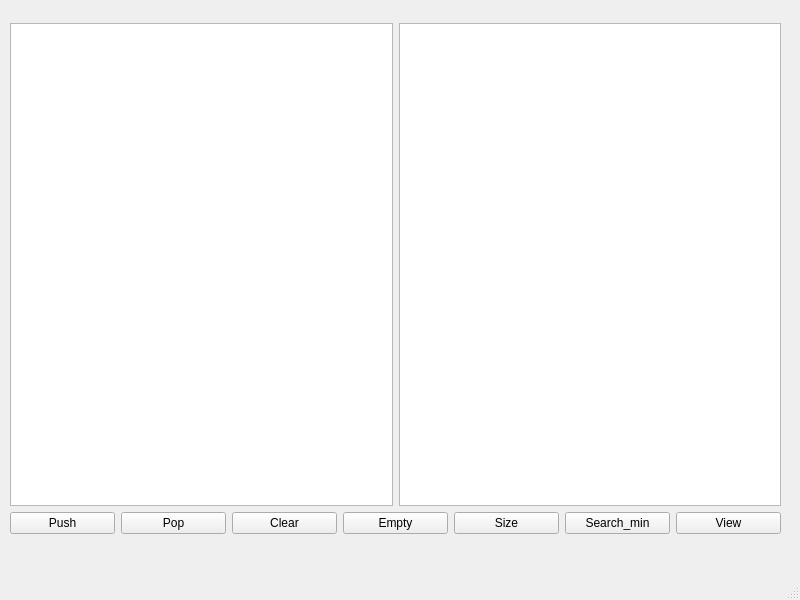
<?xml version="1.0" encoding="UTF-8"?>
<ui version="4.0">
 <class>MainWindow</class>
 <widget class="QMainWindow" name="MainWindow">
  <property name="geometry">
   <rect>
    <x>0</x>
    <y>0</y>
    <width>800</width>
    <height>600</height>
   </rect>
  </property>
  <property name="windowTitle">
   <string>Queue</string>
  </property>
  <widget class="QWidget" name="centralwidget">
   <widget class="QWidget" name="">
    <property name="geometry">
     <rect>
      <x>10</x>
      <y>23</y>
      <width>771</width>
      <height>511</height>
     </rect>
    </property>
    <layout class="QGridLayout" name="gridLayout_3">
     <item row="0" column="0">
      <layout class="QGridLayout" name="gridLayout">
       <item row="0" column="0">
        <widget class="QTextBrowser" name="first_queue">
         <property name="styleSheet">
          <string notr="true">color: rgb(85, 0, 0);
font: 700 18pt &quot;Segoe UI&quot;;</string>
         </property>
        </widget>
       </item>
       <item row="0" column="1">
        <widget class="QTextBrowser" name="second_queue">
         <property name="styleSheet">
          <string notr="true">color: rgb(85, 0, 0);
font: 700 18pt &quot;Segoe UI&quot;;</string>
         </property>
        </widget>
       </item>
      </layout>
     </item>
     <item row="1" column="0">
      <layout class="QGridLayout" name="gridLayout_2">
       <item row="0" column="0">
        <widget class="QPushButton" name="PushButton">
         <property name="text">
          <string>Push</string>
         </property>
        </widget>
       </item>
       <item row="0" column="1">
        <widget class="QPushButton" name="PopButton">
         <property name="text">
          <string>Pop</string>
         </property>
        </widget>
       </item>
       <item row="0" column="2">
        <widget class="QPushButton" name="ClearButton">
         <property name="text">
          <string>Clear</string>
         </property>
        </widget>
       </item>
       <item row="0" column="3">
        <widget class="QPushButton" name="EmptyButton">
         <property name="text">
          <string>Empty</string>
         </property>
        </widget>
       </item>
       <item row="0" column="4">
        <widget class="QPushButton" name="SizeButton">
         <property name="text">
          <string>Size</string>
         </property>
        </widget>
       </item>
       <item row="0" column="5">
        <widget class="QPushButton" name="Search_Button">
         <property name="text">
          <string>Search_min</string>
         </property>
        </widget>
       </item>
       <item row="0" column="6">
        <widget class="QPushButton" name="ViewButton">
         <property name="text">
          <string>View</string>
         </property>
        </widget>
       </item>
      </layout>
     </item>
    </layout>
   </widget>
  </widget>
  <widget class="QMenuBar" name="menubar">
   <property name="geometry">
    <rect>
     <x>0</x>
     <y>0</y>
     <width>800</width>
     <height>26</height>
    </rect>
   </property>
  </widget>
  <widget class="QStatusBar" name="statusbar"/>
 </widget>
 <resources/>
 <connections/>
</ui>
